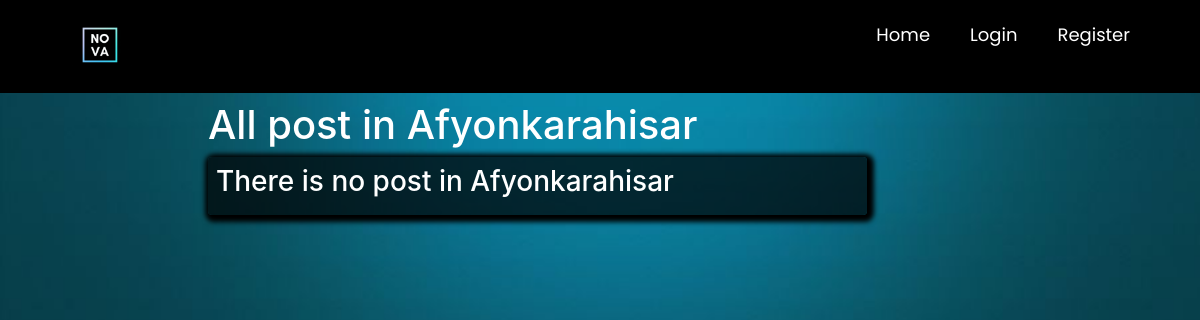
The page /productbyloc/Afyonkarahisar on the database as committed earlier.
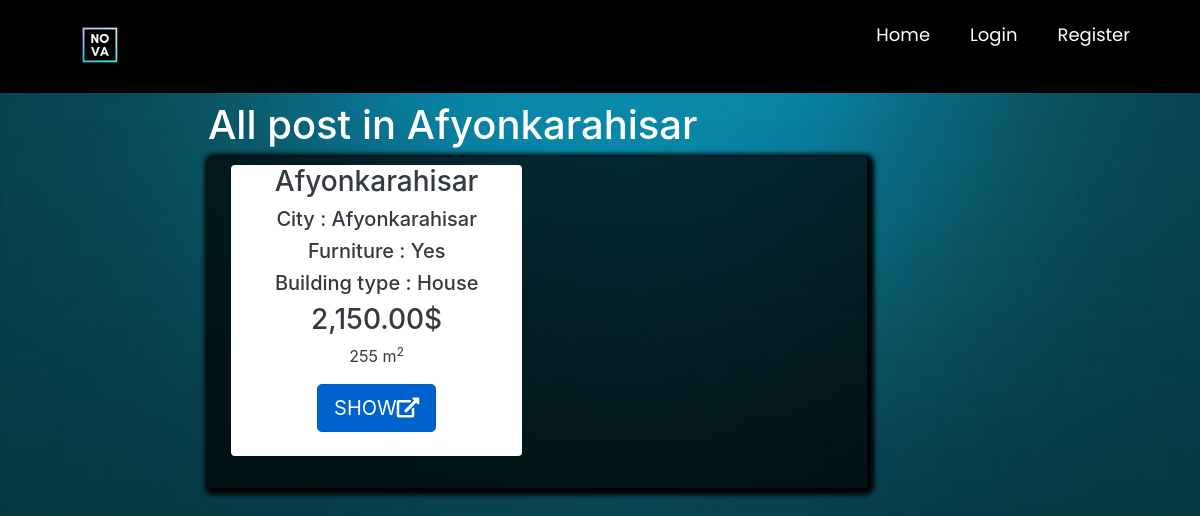
The same page on the database as committed later.
### main/models.py (models this page shows, shortened)
class Post(models.Model):
    ouruser = models.ForeignKey(ourUser, null=True, on_delete=models.CASCADE)
    post_title = models.CharField(max_length=255,null=True)
    post_description = models.TextField()
    price = models.DecimalField(decimal_places=2 , max_digits=12)
    location = models.CharField(max_length=255,null=True,choices=city)
    postType = models.CharField(choices=RorS , max_length=50, null=True , default='For Sale')
    floor = models.DecimalField(decimal_places=0 , max_digits=3 ,null=True)
    building_age = models.DecimalField(decimal_places=0, max_digits=2 , null=True)
    area = models.DecimalField(decimal_places=0,max_digits=4 ,null=True)
    isFurniture = models.CharField(choices=Furniture ,null=True,max_length=50,default="No")
    building_type = models.CharField(choices=b_types ,null=True ,max_length=50)
    room = models.DecimalField(decimal_places=0 , max_digits=3 ,null=True)

### main/views.py (the view)
# urls.py: path('productbyloc/<str:loc>', views.productbyloc, name="product_loc"),#search on  map
def productbyloc(request, loc):
    location=loc
    posts = Post.objects.all()
    posts = posts.filter(Q(location__icontains=loc))
    mydict = {'posts': posts,'location':location}
    return render(request, 'main/productByLocation.html', context=mydict)

### main/templates/main/productByLocation.html (shortened to what this page needs)
{% extends 'main/mainpage.html' %}
{% load static %}
{% load humanize %}
{% block content %}
<head>
    <link href="//maxcdn.bootstrapcdn.com/bootstrap/4.1.1/css/bootstrap.min.css" rel="stylesheet" id="bootstrap-css">
    <link rel="stylesheet" href="https://stackpath.bootstrapcdn.com/bootstrap/4.1.3/css/bootstrap.min.css"
>
    <link rel="stylesheet" href="https://use.fontawesome.com/releases/v5.3.1/css/all.css"
>
</head>
<div style="margin-left: 17%">
    <div class="container p-1 my-1 text-white rounded">
        <h1> All post in {{location}}</h1>
        <div class="col-md-8 rounded" style=" box-shadow: 2px 2px 5px 5px #000000;background-color: rgba(0,0,0,0.7)">
            <div class="row p-2 my-2">
                {% if posts %}
                {% for i in posts %}
                <div class="col-md-6 ">
                    <div class="container-fluid bg-white rounded text-dark" style="text-align:center;">
                        <h3>{{ i.post_title }}</h3>
                        <h5>City : {{ i.location }}</h5>
                        <h5>Furniture : {{ i.isFurniture }}</h5>
                        <h5>Building type : {{ i.building_type }}</h5>
                        <h3>{{ i.price|intcomma }}$</h3>
                        <p class="descroption">{{i.area}} m<sup>2</sup></p>
                        <a href="{% url 'product_details' i.id %}" class="btn btn-primary btn-lg active" role="button"
                           aria-pressed="true">SHOW<i class="fas fa-external-link-alt"></i></a>
                        <br><br>
                    </div>
                    <br>
                </div>
                {% endfor %}
                {%else%}
                <h3> There is no post in {{location}}</h3>
                {% endif %}
            </div>
        </div>
    </div>
</div>
{% endblock %}

### main/templates/main/mainpage.html (shortened to what this page needs)
<!DOCTYPE html>
{% load static %}
<html lang="en" dir="ltr">
<head>
</head>
<body class="g">
<nav>
    <div class="logo">
        <a class="navbar-brand pb-2" href="{% url 'homepage' %}"><img src="{% static 'images/nova_logo.gif' %}"
                                                                      style="height: 80px; width: 80px"></a>
    </div>
    <ul>
        {% if user.is_staff %}
        <li><a href="/adminpage">Return Admin Page</a></li>
        {% else %}
        <li><a href="/">Home</a></li>
        {% endif %}
        {% if user.is_authenticated %}
        {% if user.is_staff %}
        <h4 class="text-white">Visitor view for admin</h4>
        {% else %}
        <li>
            <a href="">Account</a>
            <input type="checkbox" id="btn-1">
            <ul>
                <li><a href="{% url 'listaddedposts' %}">My Posts</a></li>
                <li><a href="{% url 'logout' %}">Logout</a></li>
            </ul>
        </li>
        <li>
            <a href="{% url 'createpost' %}">Create Post</a>
            <input type="checkbox" id="btn-3">
        </li>
        {% endif %}
        {% else %}
        <li>
            <a href="{% url 'login' %}">Login</a>
        </li>
        <li>
        <li>
            <a href="{% url 'register' %}">Register</a>
        </li>
        {% endif %}
    </ul>
</nav>
{% block content %}
{% endblock %}
</body>
</html>

### main/templates/main/mainpage.html (style rules this page uses)
nav { margin: 0; padding: 0; user-select: none; box-sizing: border-box; font-family: 'Poppins', sans-serif; }
body.g { background-image: url('/static/images/wallpaper.jpg'); background-size: cover; background-repeat: no-repeat; background-attachment: fixed; }
nav { background: #000000; }
nav:after { content: ''; clear: both; display: table; }
nav .logo { float: left; color: white; font-size: 27px; font-weight: 600; line-height: 70px; padding-left: 60px; }
nav ul { float: right; margin-right: 40px; list-style: none; position: relative; z-index: 10000; }
nav ul li { float: left; display: inline-block; background: #000000; margin: 0 5px; }
nav ul li a { color: white; line-height: 70px; text-decoration: none; font-size: 18px; padding: 8px 15px; }

Rows that differ between the two databases and show on the page:
added Post: post_title "Afyonkarahisar", location "Afyonkarahisar", isFurniture "Yes", building_type "House", price "2,150.00", area "255"
Other text that changed with them:
{{ location }}: "Afyonkarahisar" → (not shown)
text no longer shown: "There is no post in"
